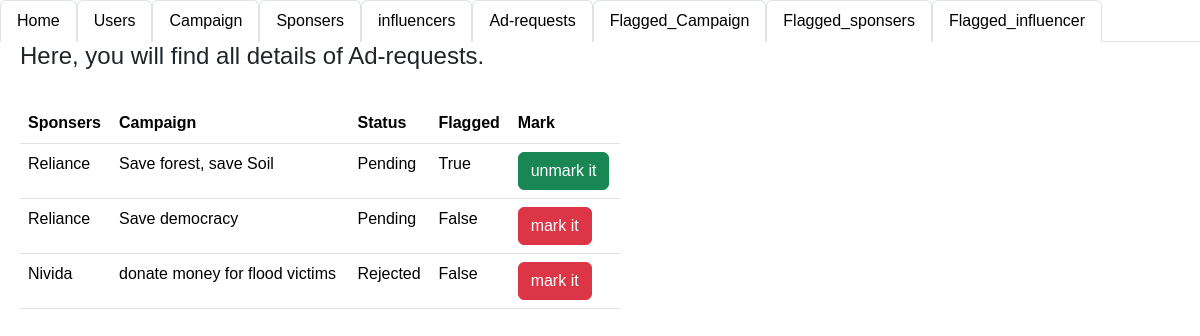
The app's page /admin_adreq, older data.
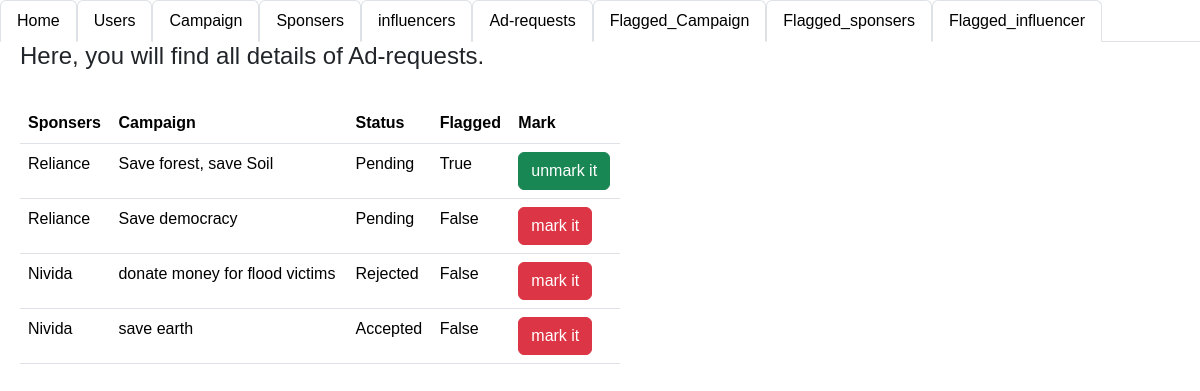
The same page, newer data.
### app.py (models this page shows)
class Sponsers(db.Model):
    __tablename__='sponsers'
    Sponsers_id=db.Column(db.Integer,primary_key=True,autoincrement=True)
    Company_name=db.Column(db.String)
    industry=db.Column(db.String)
    budget=db.Column(db.Integer)
    user_id=db.Column(db.Integer,db.ForeignKey(user.user_id))
    flagged_spons=db.Column(db.Boolean, default=False)

class campaigns(db.Model):
    __tablename__='campaign'
    campaigns_id=db.Column(db.Integer,primary_key=True,autoincrement=True)
    sponser_id=db.Column(db.String,db.ForeignKey(Sponsers.Sponsers_id))
    name=db.Column(db.String,nullable=False)
    description=db.Column(db.String)
    start_date=db.Column(db.String)
    end_date=db.Column(db.String)
    budget=db.Column(db.Integer)
    Visibility=db.Column(db.String)
    goals=db.Column(db.String)
    flagged_camp=db.Column(db.Boolean, default=False)

class Ad_request(db.Model):
    __tablename__="ad_req"
    adreq_id=db.Column(db.Integer,primary_key=True,autoincrement=True)
    campaigns_id=db.Column(db.Integer,db.ForeignKey(campaigns.campaigns_id))
    sponsers_id=db.Column(db.Integer,db.ForeignKey(Sponsers.Sponsers_id))
    messages=db.Column(db.String)
    requirements=db.Column(db.String)
    payment_amount=db.Column(db.String)
    status=db.Column(db.String)
    Influ_id=db.Column(db.Integer,db.ForeignKey(influencer.influencer_id))
    flagged_ad_reqd=db.Column(db.Boolean, default=False)

### app.py (the view)
@app.route("/admin_adreq",methods=["GET"])
def admin_adreq():
    addata=db.session.query(Ad_request).all()
    data=dict()
    count=1
    for i in addata:
        sponser=db.session.query(Sponsers).filter(Sponsers.Sponsers_id==i.sponsers_id).first()
        company=db.session.query(campaigns).filter(campaigns.campaigns_id==i.campaigns_id).first()
        data[count]=[i.adreq_id,sponser.Company_name,company.name,i.status,i.flagged_ad_reqd]
        count+=1
    print(data)
    return render_template("admin_adreq.html",addata=addata,data=data)

### templates/admin_adreq.html (shortened to what this page needs)
<!DOCTYPE html>
<html lang="en">
<head>
    <link href="static\style.css" rel="stylesheet">
    <link href="https://cdn.jsdelivr.net/npm/bootstrap@5.3.3/dist/css/bootstrap.min.css" rel="stylesheet">
</head>
<body>
  <ul class="nav nav-tabs">
    <li class="nav-item">
      <a class="nav-link active" aria-current="page" href="/login">Home</a>
    </li>
    <li class="nav-item">
      <a class="nav-link active" aria-current="page" href="/login_users">Users</a>
    </li>
    <li class="nav-item">
      <a class="nav-link active" aria-current="page" href="/login_camp" >Campaign</a>
    </li>
    <li class="nav-item">
      <a class="nav-link active" aria-current="page" href="/admin_spons" >Sponsers</a>
    </li>
    <li class="nav-item">
      <a class="nav-link active" aria-current="page" href="/admin_info" >influencers</a>
    </li>
    <li class="nav-item">
      <a class="nav-link active" aria-current="page" href="/admin_adreq" >Ad-requests</a>
  </li>
    <li class="nav-item">
      <a class="nav-link active" aria-current="page" href="" >Flagged_Campaign</a>
    </li>
    <li class="nav-item">
      <a class="nav-link active" aria-current="page" href="" >Flagged_sponsers</a>
    </li>
    <li class="nav-item">
      <a class="nav-link active" aria-current="page" href="" >Flagged_influencer</a>
    </li>
  </ul>
    <div class="seperate">
      <div style="width: 50%; margin-left: 20px;">
          <h4>Here, you will find all details of Ad-requests.</h4><br>
          <table class="table table-hover">
            <tr>
              <th>Sponsers</th>
              <th>Campaign</th>
              <th>Status</th>
              <th>Flagged</th>
              <th>Mark</th>
            </tr>
              {% for i in data %}
            <tr>
              <td>{{ data[i][1] }}</td>
              <td>{{data[i][2]}}</td>
              <td>{{data[i][3]}}</td>
              <td>{{data[i][4]}}</td>
              {% if data[i][4] == false %}
              <td><a class="btn btn-danger" href="/admin_ad_flag/{{data[i][0]}}">mark it</a></td>
              {% else %}
              <td><a class="btn btn-success" href="/admin_ad_flag_true/{{data[i][0]}}">unmark it</a></td>
              {% endif %}
            </tr>
              {% endfor %}
          </table>
      </div >
    </div>
</body>
</html>

Row changes from the older to the newer data that the page shows:
now on this page (row unchanged): campaigns: name "save earth"
added Ad_request: status "Accepted"
Text that changed along with them:
new list line: "Nivida"
new list line: "False mark it"
